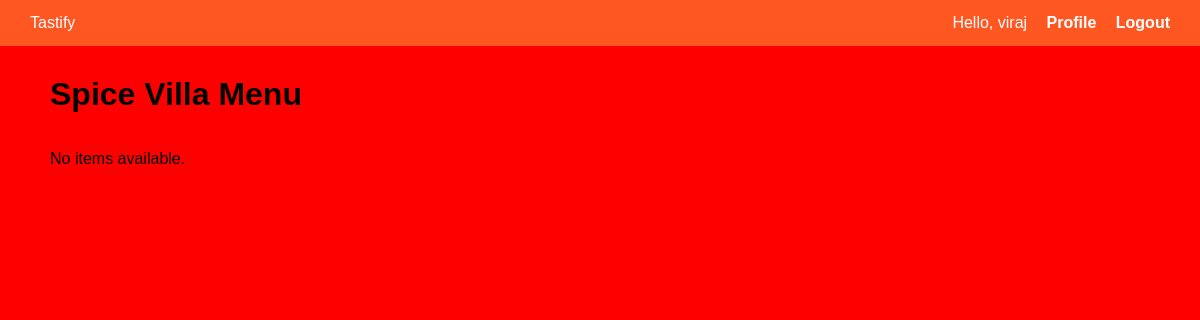
The page /restaurant/1/menu/ (signed in) on the database as committed earlier.
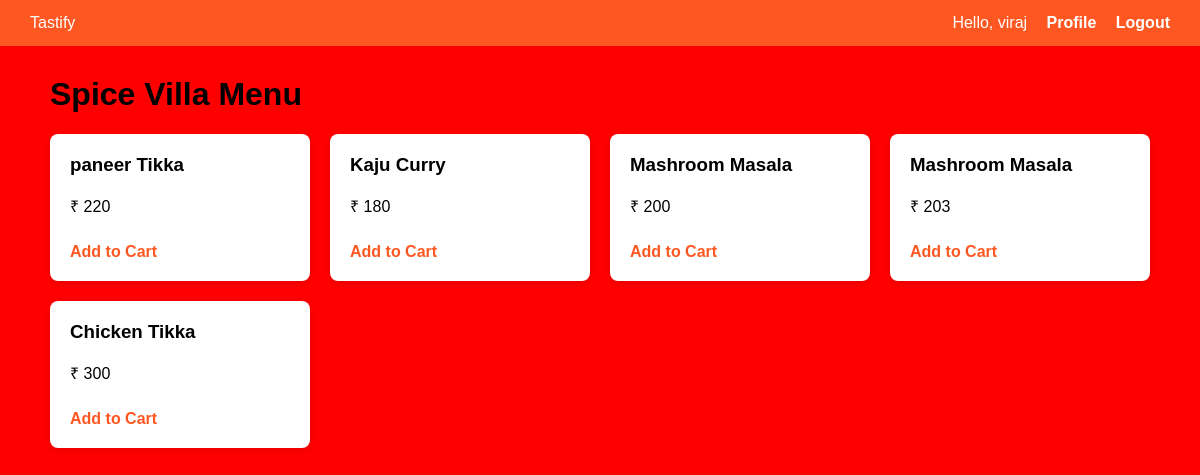
The same page on the database as committed later.
### food/models.py (models this page shows, shortened)
class Restaurant(models.Model):
    name = models.CharField(max_length=100)
    cuisine = models.CharField(max_length=100)
    image = models.ImageField(upload_to='restaurants/', null=True, blank=True)
    rating = models.FloatField(default=4.0)
    price_range = models.CharField(max_length=50, default="₹200–₹400")

class MenuItem(models.Model):
    restaurant = models.ForeignKey(Restaurant, on_delete=models.CASCADE, related_name='menu_items')
    name = models.CharField(max_length=100)
    price = models.PositiveIntegerField()

### food/views.py (the view)
# urls.py: path('restaurant/<int:restaurant_id>/menu/', restaurant_menu, name='menu'),
@login_required(login_url='login')
def restaurant_menu(request, restaurant_id):
    restaurant = get_object_or_404(Restaurant, id=restaurant_id)
    menu_items = restaurant.menu_items.all()
    return render(request, 'food/menu.html', {
        'restaurant': restaurant,
        'menu_items': menu_items
    })

### templates/food/menu.html
{% extends 'base.html' %}
{% block content %}
<h1>{{ restaurant.name }} Menu</h1>
<div class="restaurant-grid">
    {% for item in menu_items %}
        <div class="restaurant-card">
            <h3>{{ item.name }}</h3>
            <p>₹ {{ item.price }}</p>
            <a href="{% url 'add_to_cart' item.id %}">Add to Cart</a>
        </div>
    {% empty %}
        <p>No items available.</p>
    {% endfor %}
</div>
{% endblock %}

### templates/base.html (shortened to what this page needs)
{% load static %}
<!DOCTYPE html>
<html lang="en">
<head>
    <link rel="stylesheet" href="{% static 'css/style.css' %}">
</head>
<body>
    <nav class="navbar">
        <div class="logo">Tastify</div>
        <div class="nav-links">
            {% if user.is_authenticated %}
                <span>Hello, {{ user.username }}</span>
                <a href="{% url 'profile' %}">Profile</a>
                <a href="{% url 'logout' %}">Logout</a>
            {% else %}
                <a href="{% url 'login' %}">Login</a>
                <a href="{% url 'signup' %}">Sign Up</a>
            {% endif %}
        </div>
    </nav>
    <main class="container">
        {% block content %}{% endblock %}
    </main>
</body>
</html>

### static/food/css/style.css (style rules this page uses)
body { background-color: red !important; }
body { margin: 0; font-family: Arial, Helvetica, sans-serif; background-color: #f5f5f5; }
.navbar { background-color: #ff5722; color: white; padding: 14px 30px; display: flex; justify-content: space-between; align-items: center; }
.navbar a { color: white; margin-left: 15px; text-decoration: none; font-weight: bold; }
.container { max-width: 1100px; margin: 30px auto; padding: 0 20px; }
.restaurant-grid { display: grid; grid-template-columns: repeat(auto-fill, minmax(250px, 1fr)); gap: 20px; }
.restaurant-card { background: white; border-radius: 8px; padding: 20px; box-shadow: 0 2px 8px rgba(0,0,0,0.1); }
.restaurant-card h3 { margin-top: 0; }
.restaurant-card a { display: inline-block; margin-top: 10px; color: #ff5722; font-weight: bold; text-decoration: none; }

Rows that differ between the two databases and show on the page:
added MenuItem: name "paneer Tikka", price "220"
added MenuItem: name "Kaju Curry", price "180"
added MenuItem: name "Mashroom Masala", price "200"
added MenuItem: name "Mashroom Masala", price "203"
added MenuItem: name "Chicken Tikka", price "300"
Other text that changed with them:
text no longer shown: "No items available."
